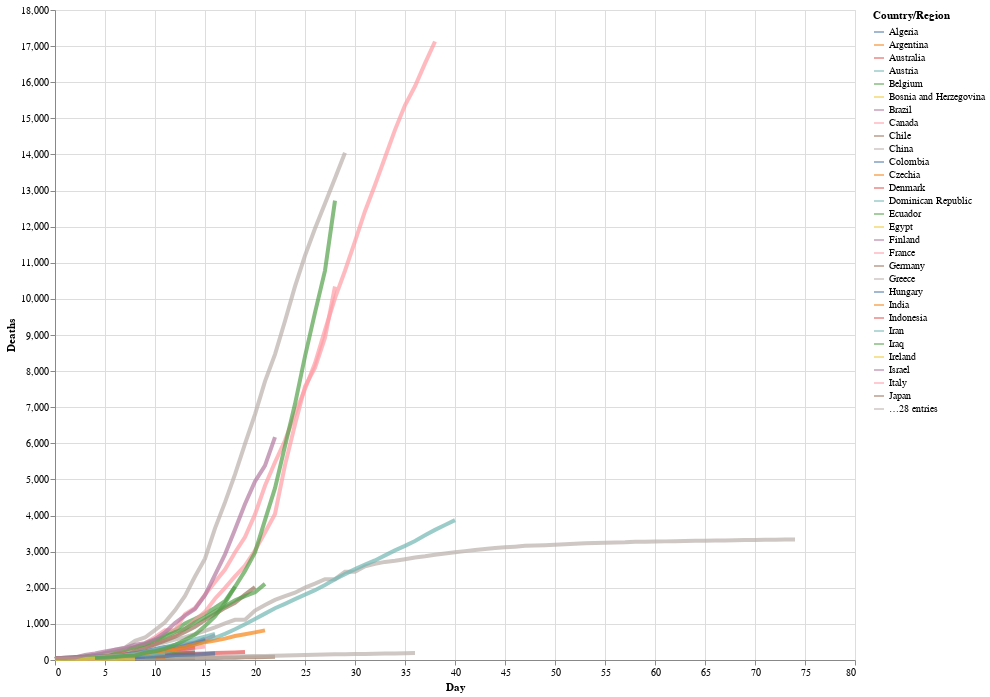

Notebook code cell kept with this figure:
### Markdown cell above
We can now customize the code to thicken the line width, to alter the opacity, and to make the chart larger:

### Code cell
# altair plot 
alt.Chart(deaths_long).mark_line(strokeWidth=4, opacity=0.7).encode(
    x='Day',
    y='Deaths',
    color='Country/Region'
).properties(
    width=800,
    height=650
)

### Figure 1 — Vega-Lite specification as saved in the notebook (floating-point values rounded to 4 significant figures; data arrays with more than 128 entries replaced by an {"elided": "..."} marker saying what was removed)
{"config": {"view": {"continuousWidth": 400, "continuousHeight": 300}}, "data": {"name": "data-4991a3f3f81bfe9b58b1463d62bb5819"}, "mark": {"type": "line", "opacity": 0.7, "strokeWidth": 4}, "encoding": {"color": {"type": "nominal", "field": "Country/Region"}, "x": {"type": "quantitative", "field": "Day"}, "y": {"type": "quantitative", "field": "Deaths"}}, "height": 650, "width": 800, "$schema": "https://vega.github.io/schema/vega-lite/v4.8.1.json", "datasets": {"data-4991a3f3f81bfe9b58b1463d62bb5819": {"elided": "4389 records"}}}
